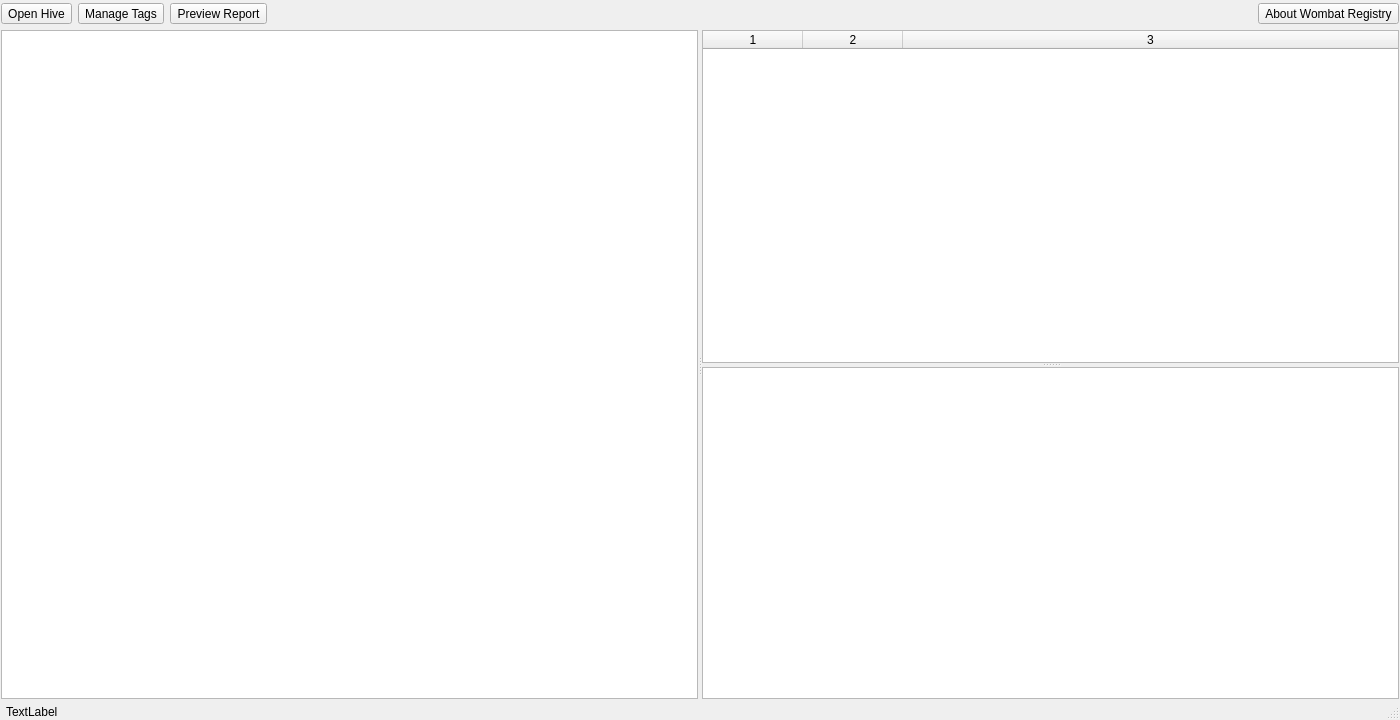
<?xml version="1.0" encoding="UTF-8"?>
<ui version="4.0">
 <class>RegistryDialog</class>
 <widget class="QDialog" name="RegistryDialog">
  <property name="windowModality">
   <enum>Qt::NonModal</enum>
  </property>
  <property name="geometry">
   <rect>
    <x>0</x>
    <y>0</y>
    <width>1400</width>
    <height>720</height>
   </rect>
  </property>
  <property name="windowTitle">
   <string>Registry Viewer</string>
  </property>
  <property name="windowIcon">
   <iconset resource="../wombatregistry/registryviewer.qrc">
    <normaloff>:/Resources/wombat_32.ico</normaloff>:/Resources/wombat_32.ico</iconset>
  </property>
  <property name="sizeGripEnabled">
   <bool>true</bool>
  </property>
  <property name="modal">
   <bool>false</bool>
  </property>
  <layout class="QVBoxLayout" name="verticalLayout">
   <property name="leftMargin">
    <number>1</number>
   </property>
   <property name="topMargin">
    <number>1</number>
   </property>
   <property name="rightMargin">
    <number>1</number>
   </property>
   <property name="bottomMargin">
    <number>1</number>
   </property>
   <item>
    <layout class="QHBoxLayout" name="horizontalLayout">
     <property name="leftMargin">
      <number>0</number>
     </property>
     <property name="topMargin">
      <number>2</number>
     </property>
     <property name="rightMargin">
      <number>0</number>
     </property>
     <property name="bottomMargin">
      <number>0</number>
     </property>
     <item>
      <widget class="QToolButton" name="openregfile">
       <property name="text">
        <string>Open Hive</string>
       </property>
       <property name="icon">
        <iconset resource="../wombatregistry/registryviewer.qrc">
         <normaloff>:/bar/Resources/folder-open.svg</normaloff>:/bar/Resources/folder-open.svg</iconset>
       </property>
       <property name="iconSize">
        <size>
         <width>32</width>
         <height>32</height>
        </size>
       </property>
      </widget>
     </item>
     <item>
      <widget class="QToolButton" name="managetags">
       <property name="text">
        <string>Manage Tags</string>
       </property>
       <property name="icon">
        <iconset resource="../wombatregistry/registryviewer.qrc">
         <normaloff>:/bar/Resources/managetags.png</normaloff>:/bar/Resources/managetags.png</iconset>
       </property>
       <property name="iconSize">
        <size>
         <width>32</width>
         <height>32</height>
        </size>
       </property>
      </widget>
     </item>
     <item>
      <widget class="QToolButton" name="previewreport">
       <property name="text">
        <string>Preview Report</string>
       </property>
       <property name="icon">
        <iconset resource="../wombatregistry/registryviewer.qrc">
         <normaloff>:/bar/Resources/reportpreview1.png</normaloff>:/bar/Resources/reportpreview1.png</iconset>
       </property>
       <property name="iconSize">
        <size>
         <width>32</width>
         <height>32</height>
        </size>
       </property>
      </widget>
     </item>
     <item>
      <spacer name="horizontalSpacer">
       <property name="orientation">
        <enum>Qt::Horizontal</enum>
       </property>
       <property name="sizeHint" stdset="0">
        <size>
         <width>40</width>
         <height>20</height>
        </size>
       </property>
      </spacer>
     </item>
     <item>
      <widget class="QToolButton" name="about">
       <property name="text">
        <string>About Wombat Registry</string>
       </property>
       <property name="icon">
        <iconset resource="../wombatregistry/registryviewer.qrc">
         <normaloff>:/Resources/help-contents.svg</normaloff>:/Resources/help-contents.svg</iconset>
       </property>
       <property name="iconSize">
        <size>
         <width>32</width>
         <height>32</height>
        </size>
       </property>
      </widget>
     </item>
    </layout>
   </item>
   <item>
    <widget class="QSplitter" name="splitter_3">
     <property name="sizePolicy">
      <sizepolicy hsizetype="Expanding" vsizetype="Preferred">
       <horstretch>0</horstretch>
       <verstretch>1</verstretch>
      </sizepolicy>
     </property>
     <property name="orientation">
      <enum>Qt::Horizontal</enum>
     </property>
     <widget class="QSplitter" name="splitter">
      <property name="sizePolicy">
       <sizepolicy hsizetype="MinimumExpanding" vsizetype="Ignored">
        <horstretch>2</horstretch>
        <verstretch>1</verstretch>
       </sizepolicy>
      </property>
      <property name="orientation">
       <enum>Qt::Horizontal</enum>
      </property>
      <property name="opaqueResize">
       <bool>true</bool>
      </property>
      <property name="childrenCollapsible">
       <bool>true</bool>
      </property>
      <widget class="QTreeWidget" name="treeWidget">
       <property name="sizePolicy">
        <sizepolicy hsizetype="MinimumExpanding" vsizetype="Expanding">
         <horstretch>0</horstretch>
         <verstretch>1</verstretch>
        </sizepolicy>
       </property>
       <property name="selectionBehavior">
        <enum>QAbstractItemView::SelectItems</enum>
       </property>
       <attribute name="headerVisible">
        <bool>false</bool>
       </attribute>
       <column>
        <property name="text">
         <string notr="true">1</string>
        </property>
       </column>
      </widget>
     </widget>
     <widget class="QSplitter" name="splitter_2">
      <property name="sizePolicy">
       <sizepolicy hsizetype="Preferred" vsizetype="Expanding">
        <horstretch>2</horstretch>
        <verstretch>0</verstretch>
       </sizepolicy>
      </property>
      <property name="orientation">
       <enum>Qt::Vertical</enum>
      </property>
      <widget class="QTableWidget" name="tableWidget">
       <property name="alternatingRowColors">
        <bool>true</bool>
       </property>
       <property name="selectionBehavior">
        <enum>QAbstractItemView::SelectRows</enum>
       </property>
       <property name="rowCount">
        <number>0</number>
       </property>
       <property name="columnCount">
        <number>3</number>
       </property>
       <attribute name="horizontalHeaderVisible">
        <bool>true</bool>
       </attribute>
       <attribute name="horizontalHeaderCascadingSectionResizes">
        <bool>true</bool>
       </attribute>
       <attribute name="horizontalHeaderStretchLastSection">
        <bool>true</bool>
       </attribute>
       <attribute name="verticalHeaderVisible">
        <bool>false</bool>
       </attribute>
       <column/>
       <column/>
       <column/>
      </widget>
      <widget class="QPlainTextEdit" name="plainTextEdit">
       <property name="font">
        <font>
         <family>Source Code Pro</family>
        </font>
       </property>
       <property name="readOnly">
        <bool>true</bool>
       </property>
       <property name="placeholderText">
        <string/>
       </property>
      </widget>
     </widget>
    </widget>
   </item>
   <item>
    <widget class="QLabel" name="label">
     <property name="frameShape">
      <enum>QFrame::NoFrame</enum>
     </property>
     <property name="frameShadow">
      <enum>QFrame::Sunken</enum>
     </property>
     <property name="text">
      <string>TextLabel</string>
     </property>
     <property name="margin">
      <number>6</number>
     </property>
     <property name="indent">
      <number>5</number>
     </property>
    </widget>
   </item>
  </layout>
 </widget>
 <resources>
  <include location="../wombatregistry/registryviewer.qrc"/>
 </resources>
 <connections/>
</ui>
